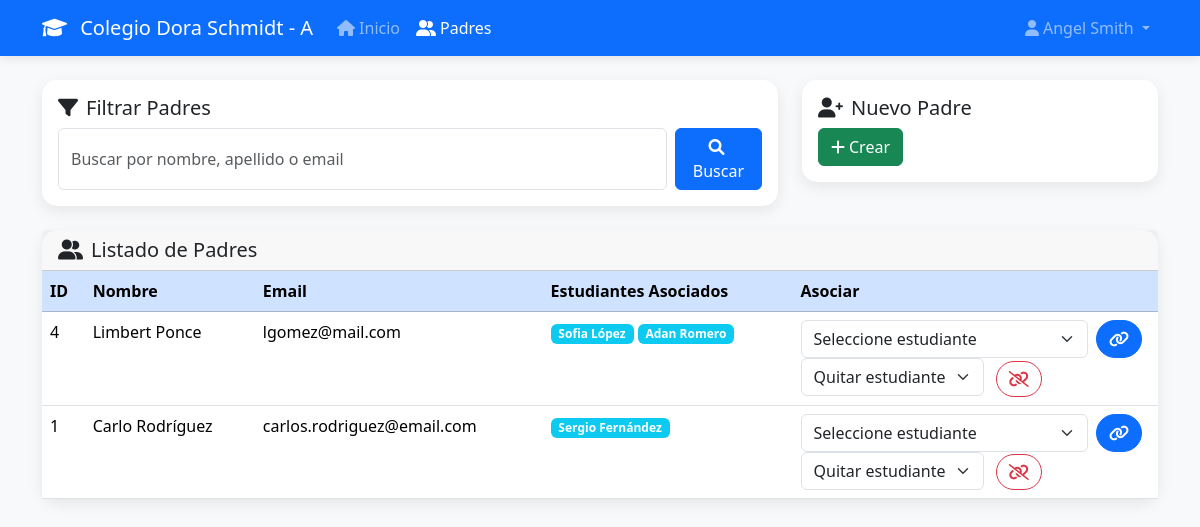
/padres.php (signed in), run on the app's committed database.
### tables this page shows
CREATE TABLE `padres` (
  `id_padre` int(11) NOT NULL,
  `id_usuario` int(11) NOT NULL,
  `telefono` varchar(20) DEFAULT NULL,
  `creado_en` datetime DEFAULT current_timestamp(),
  `creado_por` int(11) DEFAULT NULL,
  `modificado_en` datetime DEFAULT current_timestamp() ON UPDATE current_timestamp(),
  `modificado_por` int(11) DEFAULT NULL
);

CREATE TABLE `usuarios` (
  `id_usuario` int(11) NOT NULL,
  `nombre` varchar(100) NOT NULL,
  `apellido` varchar(100) NOT NULL,
  `email` varchar(150) NOT NULL,
  `password` varchar(255) NOT NULL,
  `rol` varchar(50) NOT NULL COMMENT 'admin, docente, estudiante, padre',
  `creado_en` datetime DEFAULT current_timestamp(),
  `creado_por` int(11) DEFAULT NULL,
  `modificado_en` datetime DEFAULT current_timestamp() ON UPDATE current_timestamp(),
  `modificado_por` int(11) DEFAULT NULL
);

CREATE TABLE `relacion_padre_estudiante` (
  `id_relacion` int(11) NOT NULL,
  `id_padre` int(11) NOT NULL,
  `id_estudiante` int(11) NOT NULL,
  `creado_en` datetime DEFAULT current_timestamp(),
  `creado_por` int(11) DEFAULT NULL,
  `modificado_en` datetime DEFAULT current_timestamp() ON UPDATE current_timestamp(),
  `modificado_por` int(11) DEFAULT NULL
);

### includes/session.php (called while the page is built, shortened)
<?php
function isLoggedIn() {
    return isset($_SESSION['user_id']) && isset($_SESSION['email']) && isset($_SESSION['tipo_usuario']);
}
function getNombreCompleto() {
    if (isLoggedIn()) {
        return $_SESSION['nombres'] . ' ' . $_SESSION['apellidos'];
    }
    return '';
}
?>

### padres.php (the view, shortened to what this page needs)
<?php
require_once 'includes/session.php';
$database = new Database();
$db = $database->getConnection();
$buscar = trim($_GET['buscar'] ?? '');
$queryPadres = "SELECT u.id_usuario, u.nombre, u.apellido, u.email, u.creado_en, p.id_padre
                FROM usuarios u
                JOIN padres p ON u.id_usuario = p.id_usuario
                WHERE u.rol = 'padre' AND (
                    u.nombre LIKE ? OR u.apellido LIKE ? OR u.email LIKE ?
                )
                ORDER BY u.apellido, u.nombre";
$stmt = $db->prepare($queryPadres);
$like = "%$buscar%";
$stmt->execute([$like, $like, $like]);
$padres = $stmt->fetchAll();
$asociaciones = [];
if (!empty($padres)) {
    $padreIds = array_column($padres, 'id_padre');
    $in  = str_repeat('?,', count($padreIds) - 1) . '?';
    $sql = "SELECT rpe.id_padre, e.id_estudiante, u.nombre, u.apellido
            FROM relacion_padre_estudiante rpe
            JOIN estudiantes e ON rpe.id_estudiante = e.id_estudiante
            JOIN usuarios u ON e.id_usuario = u.id_usuario
            WHERE rpe.id_padre IN ($in)
            ORDER BY u.apellido, u.nombre";
    $stmt = $db->prepare($sql);
    $stmt->execute($padreIds);
    foreach ($stmt->fetchAll() as $row) {
        $asociaciones[$row['id_padre']][] = $row;
    }
}
?>
<!DOCTYPE html>
<html lang="es">
<head>
    <link href="https://cdn.jsdelivr.net/npm/bootstrap@5.3.8/dist/css/bootstrap.min.css" rel="stylesheet">
    <link href="https://cdnjs.cloudflare.com/ajax/libs/font-awesome/6.0.0/css/all.min.css" rel="stylesheet">
</head>
<body>
    <nav class="navbar navbar-expand-lg navbar-dark bg-primary">
        <div class="container">
            <a class="navbar-brand" href="dashboard.php">
                <i class="fas fa-graduation-cap me-2"></i>
                Colegio Dora Schmidt - A
            </a>
            <div class="collapse navbar-collapse" id="navbarNav">
                <ul class="navbar-nav me-auto">
                    <li class="nav-item">
                        <a class="nav-link" href="dashboard.php"><i class="fas fa-home me-1"></i>Inicio</a>
                    </li>
                    <li class="nav-item">
                        <a class="nav-link active" href="padres.php"><i class="fas fa-user-friends me-1"></i>Padres</a>
                    </li>
                </ul>
                <ul class="navbar-nav">
                    <li class="nav-item dropdown">
                        <a class="nav-link dropdown-toggle" href="#" role="button" data-bs-toggle="dropdown">
                            <i class="fas fa-user me-1"></i><?php echo htmlspecialchars(getNombreCompleto()); ?>
                        </a>
                    </li>
                </ul>
            </div>
        </div>
    </nav>
    <div class="container mt-4">
        <div class="row mb-4">
            <div class="col-md-8">
                <div class="card">
                    <div class="card-body">
                        <h5 class="card-title"><i class="fas fa-filter me-2"></i>Filtrar Padres</h5>
                        <form class="d-flex" method="GET">
                            <input type="text" class="form-control me-2" name="buscar" placeholder="Buscar por nombre, apellido o email" value="<?php echo htmlspecialchars($buscar); ?>">
                            <button class="btn btn-primary" type="submit"><i class="fas fa-search me-1"></i>Buscar</button>
                        </form>
                    </div>
                </div>
            </div>
            <div class="col-md-4">
                <div class="card">
                    <div class="card-body">
                        <h5 class="card-title"><i class="fas fa-user-plus me-2"></i>Nuevo Padre</h5>
                        <button class="btn btn-success" data-bs-toggle="modal" data-bs-target="#modalNuevoPadre"><i class="fas fa-plus me-1"></i>Crear</button>
                    </div>
                </div>
            </div>
        </div>
        <div class="card">
            <div class="card-header">
                <h5 class="mb-0"><i class="fas fa-user-friends me-2"></i>Listado de Padres</h5>
            </div>
            <div class="card-body p-0">
                <div class="table-responsive">
                    <table class="table table-hover mb-0">
                        <thead class="table-primary">
                            <tr>
                                <th>ID</th>
                                <th>Nombre</th>
                                <th>Email</th>
                                <th>Estudiantes Asociados</th>
                                <th>Asociar</th>
                            </tr>
                        </thead>
                        <tbody>
                            <?php if (empty($padres)): ?>
                            <tr>
                                <td colspan="5" class="text-center py-4"><i class="fas fa-inbox fa-3x text-muted mb-3"></i><p class="text-muted mb-0">No hay padres registrados</p></td>
                            </tr>
                            <?php else: ?>
                            <?php foreach ($padres as $padre): ?>
                            <tr>
                                <td><?php echo $padre['id_padre']; ?></td>
                                <td><?php echo htmlspecialchars($padre['nombre'] . ' ' . $padre['apellido']); ?></td>
                                <td><?php echo htmlspecialchars($padre['email']); ?></td>
                                <td>
                                    <?php if (!empty($asociaciones[$padre['id_padre']])): ?>
                                        <?php foreach ($asociaciones[$padre['id_padre']] as $rel): ?>
                                            <span class="badge bg-info mb-1">
                                                <?php echo htmlspecialchars($rel['nombre'] . ' ' . $rel['apellido']); ?>
                                            </span>
                                        <?php endforeach; ?>
                                    <?php else: ?>
                                        <span class="text-muted">Sin asociaciones</span>
                                    <?php endif; ?>
                                </td>
                                <td>
                                    <form class="d-flex" method="POST">
                                        <select class="form-select me-2" name="estudiante_id" required>
                                            <option value="">Seleccione estudiante</option>
                                        </select>
                                        <button class="btn btn-primary btn-action me-2" type="submit"><i class="fas fa-link"></i></button>
                                    </form>
                                    <?php if (!empty($asociaciones[$padre['id_padre']])): ?>
                                    <form class="d-inline" method="POST">
                                        <select class="form-select d-inline-block w-auto me-2" name="estudiante_id" required>
                                            <option value="">Quitar estudiante</option>
                                        </select>
                                        <button class="btn btn-outline-danger btn-action" type="submit"><i class="fas fa-unlink"></i></button>
                                    </form>
                                    <?php endif; ?>
                                </td>
                            </tr>
                            <?php endforeach; ?>
                            <?php endif; ?>
                        </tbody>
                    </table>
                </div>
            </div>
        </div>
    </div>
</body>
</html>

### padres.php (style rules this page uses)
body { background-color: #f8f9fa; }
.navbar { box-shadow: 0 2px 10px rgba(0,0,0,0.1); }
.card { border: none; border-radius: 15px; box-shadow: 0 5px 15px rgba(0,0,0,0.08); }
.btn-action { border-radius: 20px; padding: 5px 12px; }

### data on the page
padres: id_padre "4", id_usuario.apellido "Limbert Ponce", id_usuario.email "lgomez@mail.com"
relacion_padre_estudiante: usuarios.nombre+apellido "Sofia López"
relacion_padre_estudiante: usuarios.nombre+apellido "Adan Romero"
padres: id_padre "1", id_usuario.apellido "Carlo Rodríguez", id_usuario.email "carlos.rodriguez@email.com"
relacion_padre_estudiante: usuarios.nombre+apellido "Sergio Fernández"

### other printed values
getNombreCompleto() "Angel Smith"
